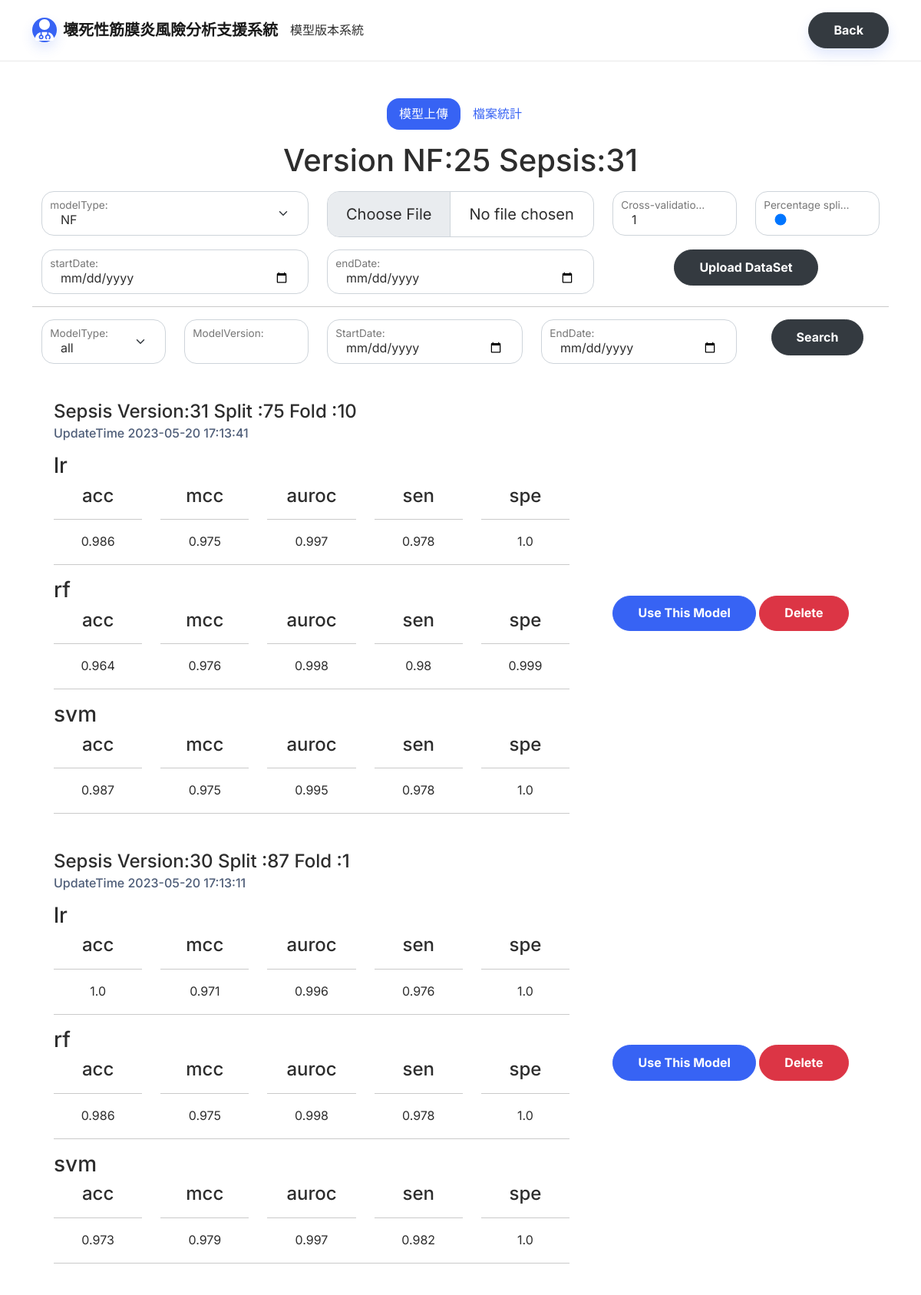
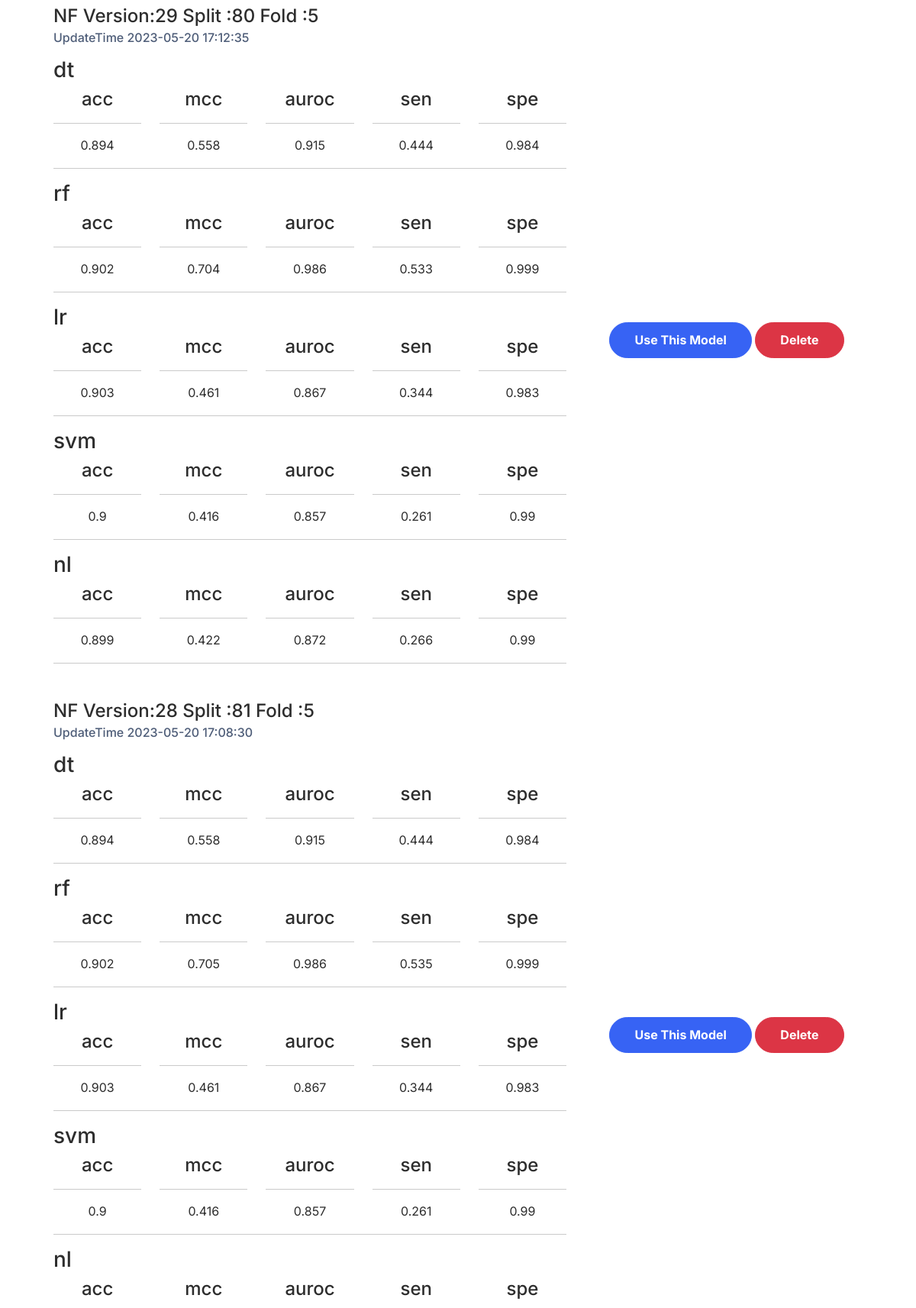
The page /model (upper part) on the database its author committed (2 pictures, top to bottom).
### tables this page shows
CREATE TABLE "nowUseModel" (
	"id"	INTEGER,
	"modelVersionNF"	INTEGER,
	"modelVersionSepsis"	INTEGER,
	"updateDate"	TEXT,
	PRIMARY KEY("id" AUTOINCREMENT)
);

CREATE TABLE "model" (
	"modelVersion"	INTEGER,
	"startDate"	TEXT,
	"endDate"	TEXT,
	"updateDate"	TEXT,
	"datasetName"	TEXT,
	"type"	TEXT NOT NULL DEFAULT 'NF',
	"fold"	INTEGER DEFAULT 1,
	"split"	INTEGER DEFAULT 90,
	PRIMARY KEY("modelVersion" AUTOINCREMENT)
);

### modelManage.py (the view)
@modelManger.route('/model',methods=['GET'])
def queryModel():
    startDate = request.args.get('startDate')
    endDate = request.args.get('endDate')
    modelVersion = request.args.get('modelVersion')
    modelType= request.args.get('type')
    queryString="select * from model M left join modelEfficacy ME on M.modelVersion=ME.modelVersion where 1=1 "
    if startDate:
        queryString+=" and startDate=\""+startDate+"\""
    if endDate:
        queryString+=" and endDate=\""+endDate+"\""
    if modelVersion:
        queryString+=" and M.modelVersion="+modelVersion
    if modelType:
        queryString+=" and type=\""+modelType+"\""
    queryString+=" order by M.modelVersion desc"
    print(queryString)
    data=getData(queryString).fetchall()
    json_list=[]
    for i in data:
        if(i[9]!=None):
            json_list.append(json.loads(i[9]))
        else:
            json_list.append(None)
    return render_template("model.html",models=data,nowUse=getNowUseModel(),modelEfficacy=json_list)

### modelManage.py (called while the page is built)
def getData(strSQL):
    conn = sqlite3.connect(dbfile)
    rows = conn.execute(strSQL)
    return rows

def getNowUseModel():
    conn= sqlite3.connect(dbfile)
    cursor = conn.cursor()
    cursor.execute("SELECT * FROM nowUseModel order by id desc limit 1")
    return cursor.fetchone()

### templates/model.html (shortened to what this page needs)
<!DOCTYPE html>
<html lang="en">
<head>
    <link rel="stylesheet" href="static/assets/bootstrap/css/bootstrap.min.css">
</head>
<body>
    <nav class="navbar navbar-light navbar-expand-md sticky-top navbar-shrink py-3" id="mainNav">
        <div class="container"><a class="navbar-brand d-flex align-items-center" href="/"><span
                    class="bs-icon-sm bs-icon-circle bs-icon-primary shadow d-flex justify-content-center align-items-center me-2 bs-icon"></span><span>壞死性筋膜炎風險分析支援系統</span></a>
            模型版本系統
            <div class="collapse navbar-collapse" id="navcol-1">
                <ul class="navbar-nav mx-auto"></ul><a class="btn btn-dark text-start shadow" role="button"
                    href="/patientlist">Back</a>
            </div>
        </div>
    </nav>
    <section class="text-center py-5">
        <div class="container ">
            <div class="row " style="margin: auto;">
                <div class="col mb-3">
                    <ul class="nav nav-pills d-flex justify-content-center">
                        <li class="nav-item">
                            <button class="nav-link active" id="page1-click" aria-current="page">模型上傳</button>
                        </li>
                        <li class="nav-item">
                            <button class="nav-link" id="page2-click">檔案統計</button>
                        </li>
                    </ul>
                </div>
                <h1 class="mb-3">Version NF:{{nowUse[1]}} Sepsis:{{nowUse[2]}}</h1>
                <form action="/model" method="POST" enctype="multipart/form-data">
                    <div class="row">
                        <div class="form-floating col-md-4 mb-3">
                            <select class="form-select" name="type" id="type">
                                <option value="NF" selected="">NF</option>
                            </select>
                            <label class="form-label" for="type">
                            </label>
                        </div>
                        <div class=" col-md-4 mb-3">
                            <input id='file' class='form-control form-control-lg' type="file" name="file">
                        </div>
                        <div class="form-floating col-md-2 mb-3">
                            <input id="fold" class="form-control" type="number" value="1" min="1" name="fold">
                            <label class="form-label" for="fold">
                            </label>
                        </div>
                        <div class="form-floating col-md-2 mb-3">
                            <input id="split" class="form-control" type="range" value="0" min="0" max="100"
                                name="split">
                            <label class="form-label" for="split" id="split-value">
                            </label>
                        </div>
                        <div class="form-floating col-md-4 mb-3">
                            <input id="startDate" class="form-control" type="date" name="startDate">
                            <label class="form-label" for="startDate ">
                            </label>
                        </div>
                        <div class="form-floating col-md-4 mb-3">
                            <input id="endDate" class="form-control" type="date" name="endDate">
                            <label class="form-label" for="endDate">endDate:</label>
                        </div>
                        <div class="col-md-4 mb-3">
                            <button class="btn btn-dark btn-md" type="submit">Upload DataSet</button>
                        </div>
                    </div>
                </form>
                <hr>
                <form class="page1 mb-3 " action="/model" method="GET">
                    <div class="row" style="text-align: center;">
                        <div class="col-md-2 form-floating mb-3">
                            <select id="modelTypeQ" class=" form-select " name="typeQ">
                                <option value="" selected="">all</option>
                            </select>
                            <label class="form-label" for="modelType-q">
                            </label>
                        </div>
                        <div class="col-md-2 form-floating mb-3">
                            <input class="form-control" type="text" style="text-align: justify;" name="modelVersionQ"
                                id="modelVersionQ">
                            <label class="form-label" for="modelVersion-q">
                            </label>
                        </div>
                        <div class="col-md-3 form-floating mb-3">
                            <input class="form-control" type="date" name="startDateQ" id="startDateQ">
                            <label class="form-label" for="startDate-q">StartDate:</label>
                        </div>
                        <div class="col-md-3 form-floating mb-3">
                            <input class="form-control" type="date" name="endDateQ" id="endDateQ">
                            <label class="form-label" for="endDat-qe">EndDate:</label>
                        </div>
                        <div class="col mb-2">
                            <button class="btn btn-dark btn-md  queryModel" type="button">Search</button>
                        </div>
                    </div>
                </form>
                {% for model in models %}
                <div class="row text-start justify-content-center  align-items-center page1">
                    <div class="col-8 col-md-8 col-lg-8 text-start">
                        <div class="card">
                            <div class="card-body">
                                <h4 class="card-title">{{model[5]}} Version:{{model[0]}} Split :{{model[7]}} Fold :{{model[6]}}</h4>
                                <h6 class="text-muted card-subtitle mb-2">UpdateTime {{model[3]}}</h6>
                                <p class="card-text">
                                    {% if modelEfficacy[loop.index0] != None %}
                                    {% for key,value in modelEfficacy[loop.index0].items() %}
                                    {% if value!=None %}
                                <div class="row " >
                                    <div class="row "><h3>{{key}}</h3></div>
                                    {% for inKey,inValue in value.items()%}
                                    <div class="col text-center">
                                        <div class="col"><h4>{{inKey}}</h4></div>
                                        <hr>
                                        <div class="col">{{inValue|round(3)}}</div>
                                    </div>
                                    {% endfor %}
                                </div>
                                <hr>
                                {% endif %}
                                {% endfor %}
                                {% endif %}
                                </p>
                            </div>
                        </div>
                    </div>
                    <div class="col-sm-4 text-center">
                        <button class="btn btn-primary selectModel {{model[5]}}" id='{{model[0]}}' type="button">Use
                            This Model</button>
                        <button class="btn btn-danger deleteModel {{model[5]}}" id="{{model[0]}}"
                            type="button">Delete</button>
                    </div>
                </div>
                {% endfor %}
            </div>
        </div>
    </section>
</body>
</html>

### rows shown on the page
nowUseModel: modelVersionNF "25", modelVersionSepsis "31"
model: type "Sepsis", modelVersion "31", split "75", fold "10", updateDate "2023-05-20 17:13:41", index0 "lr" "rf" "svm", value "acc" "mcc" "auroc" "sen" "spe" "acc" "mcc" "auroc" "sen" "spe" "acc" "mcc" "auroc" "sen" "spe", value "0.986" "0.975" "0.997" "0.978" "1.0" "0.964" "0.976" "0.998" "0.98" "0.999" "0.987" "0.975" "0.995" "0.978" "1.0"
model: type "Sepsis", modelVersion "30", split "87", fold "1", updateDate "2023-05-20 17:13:11", index0 "lr" "rf" "svm", value "acc" "mcc" "auroc" "sen" "spe" "acc" "mcc" "auroc" "sen" "spe" "acc" "mcc" "auroc" "sen" "spe", value "1.0" "0.971" "0.996" "0.976" "1.0" "0.986" "0.975" "0.998" "0.978" "1.0" "0.973" "0.979" "0.997" "0.982" "1.0"
model: type "NF", modelVersion "29", split "80", fold "5", updateDate "2023-05-20 17:12:35", index0 "dt" "rf" "lr" "svm" "nl", value "acc" "mcc" "auroc" "sen" "spe" "acc" "mcc" "auroc" "sen" "spe" "acc" "mcc" "auroc" "sen" "spe" "acc" "mcc" "auroc" "sen" "spe" "acc" "mcc" "auroc" "sen" "spe", value "0.894" "0.558" "0.915" "0.444" "0.984" "0.902" "0.704" "0.986" "0.533" "0.999" "0.903" "0.461" "0.867" "0.344" "0.983" "0.9" "0.416" "0.857" "0.261" "0.99" "0.899" "0.422" "0.872" "0.266" "0.99"
model: type "NF", modelVersion "28", split "81", fold "5", updateDate "2023-05-20 17:08:30", index0 "dt" "rf" "lr" "svm" "nl", value "acc" "mcc" "auroc" "sen" "spe" "acc" "mcc" "auroc" "sen" "spe" "acc" "mcc" "auroc" "sen" "spe" "acc" "mcc" "auroc" "sen" "spe" "acc" "mcc" "auroc" "sen" "spe", value "0.894" "0.558" "0.915" "0.444" "0.984" "0.902" "0.705" "0.986" "0.535" "0.999" "0.903" "0.461" "0.867" "0.344" "0.983" "0.9" "0.416" "0.857" "0.261" "0.99"
